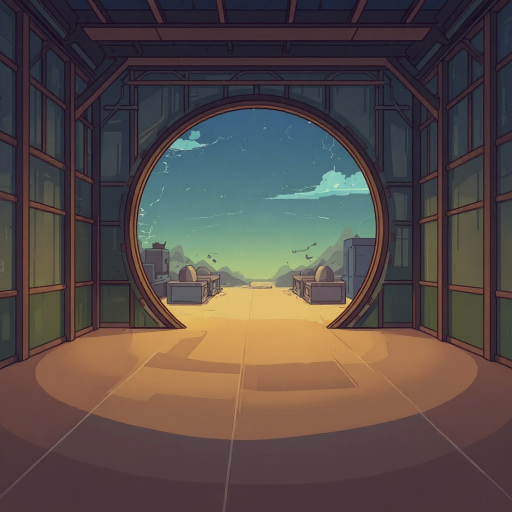
#> input picture docs/hangar/bg-empty.jpg, 1024 x 1024 px, found by its file name (shown at 1/2 size); its folder holds 6 pictures in this run
$ python build.py
#> lines starting #> are read from the running program, lines starting #| are printed output that depends on the picture
# Собирает ангар: обрезает предметы, правит перспективу, приглушает цвета под фон,
# сохраняет в public/hangar/ и делает превью двух состояний (всё сломано / всё починено).
# Запуск: python3 docs/hangar/tools/build.py
import json, numpy as np
from PIL import Image, ImageDraw, ImageFilter
H = 'docs/hangar'; OUT = 'public/hangar'
import os; os.makedirs(OUT, exist_ok=True)

# id: (файл до, файл после, {до: (x, y низа, ширина px), после: ...}, сжатие по высоте, отражение после)
# координаты — на холсте фона 1024×1024, точка = середина нижнего края предмета
ITEMS = {
  1:  ('01-before', '01-after',  dict(b=(330, 805, 230), a=(330, 800, 72)),  1, 1,   False),
  2:  ('02-before', '02-after',  dict(b=(910, 480, 130), a=(910, 480, 160)), 1, 1,   False),
  3:  ('03-before', '03-after',  dict(b=(735, 790, 230), a=(185, 715, 80)),  1, 1,   False),
  4:  ('04-before', '04-after',  dict(b=(575, 975, 115), a=(575, 975, 78)),  .7, 1,  False),
  5:  ('05-before', '05-after',  dict(b=(330, 690, 150), a=(300, 672, 62)),  1, 1,   False),
  6:  ('06-before', '06-after',  dict(b=(865, 1020, 210), a=(512, 190, 150)), 1, 1,  False),
  7:  ('07-before', '07-after',  dict(b=(860, 715, 165), a=(860, 715, 165)), 1, 1,   False),
  8:  ('08-before', '08-after',  dict(b=(232, 470, 74), a=(232, 470, 68)),   1, 1,   False),
  9:  ('09-before', '09-after',  dict(b=(330, 915, 120), a=(210, 790, 40)),  1, 1,   False),
  10: ('10-before', '10-after',  dict(b=(110, 815, 185), a=(115, 805, 118)), 1, 1,   False),
  11: ('11-before', '11-after', dict(b=(250, 990, 240), a=(215, 975, 130)), 1, 1, False),
  12: ('12-before', '12-after',  dict(b=(720, 965, 170), a=(720, 960, 120)), 1, 1,   False),
  13: ('13-before', '13-after',  dict(b=(745, 715, 85), a=(745, 715, 85)),   1, 1,   False),
}

def grade(im):
    """Приглушить цвета и подтянуть к тёплому свету ангара."""
    a = np.asarray(im, dtype=float)
    rgb = a[..., :3]; lum = rgb.mean(-1, keepdims=True)
    rgb = rgb * 0.8 + lum * 0.2                      # чуть меньше насыщенности
    rgb = rgb * np.array([1.0, 0.93, 0.84]) * 0.92   # тёплый тон, чуть темнее
    a[..., :3] = rgb
    return Image.fromarray(a.clip(0, 255).astype('uint8'), 'RGBA')

def wall_warp(im, top_slope=0.30, bottom_slope=0.17, grow=1.12):
    # Стенд на правой стене: правая сторона ближе (выше), верх и низ идут вдоль балок стены.
    W, Hh = im.size
    hR = Hh * grow; hL = hR + bottom_slope * W - top_slope * W
    yTL = top_slope * W
    outH = int(max(yTL + hL, hR)) + 2
    dst = [(0, yTL), (W, 0), (W, hR), (0, yTL + hL)]
    src = [(0, 0), (W, 0), (W, Hh), (0, Hh)]
    import numpy as _np
    A = []; B = []
    for (x, y), (u, v) in zip(dst, src):
        A += [[x, y, 1, 0, 0, 0, -u * x, -u * y], [0, 0, 0, x, y, 1, -v * x, -v * y]]; B += [u, v]
    coef = _np.linalg.solve(_np.array(A, float), _np.array(B, float))
    return im.transform((W, outH), Image.Transform.PERSPECTIVE, tuple(coef), Image.Resampling.BICUBIC)

def prep(name, squash, flip, erase=None):
    im = Image.open(f'{H}/{name}.png').convert('RGBA')
    if erase:  # стереть лишнее (угол ящика у 11-before)
        d = ImageDraw.Draw(im); d.polygon(erase, fill=(0, 0, 0, 0))
    im = im.crop(im.getchannel('A').getbbox())
    if squash != 1: im = im.resize((im.width, max(1, round(im.height * squash))), Image.Resampling.LANCZOS)
    if flip: im = im.transpose(Image.Transpose.FLIP_LEFT_RIGHT)
    if name.startswith('02-'): im = wall_warp(im); im = im.crop(im.getchannel('A').getbbox())
    return grade(im)

bg = Image.open(f'{H}/bg-empty.jpg').convert('RGB')
#> bg is the input picture: PIL image 1024x1024 RGB; mean R, G, B 86.8, 75.4, 71.3
bg.save(f'{OUT}/bg.webp', quality=86)
layout = {}
for i, (bn, an, pos, sb, sa, flip) in ITEMS.items():
    for key, name, sq, fl in (('b', bn, sb, False), ('a', an, sa, flip)):
        im = prep(name, sq, fl, erase=None)
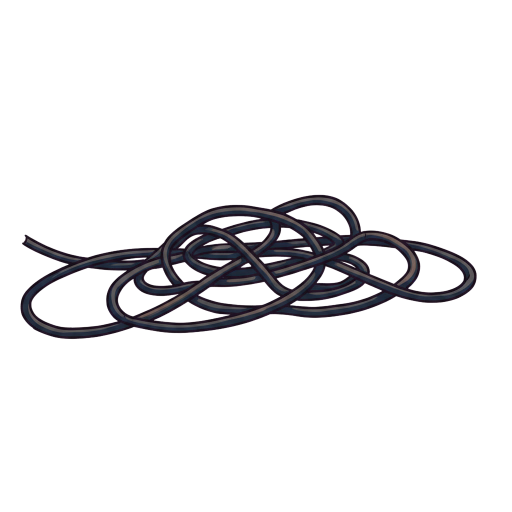
#> input picture docs/hangar/01-before.png, 1024 x 1024 px, found by its file name (shown at 1/2 size)
#> in prep, im is the input picture: PIL image 1024x1024 RGBA; mean R, G, B, A 4.5, 4, 5.4, 25
#> in prep, `im = im.crop(im.getchannel('A').getbbox())`:
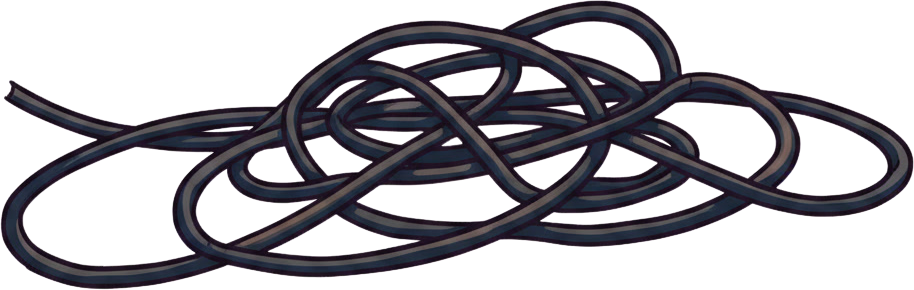
#> im: PIL image 914x290 RGBA; mean R, G, B, A 17.9, 16, 21.3, 98.8; transparent parts drawn white
#> in grade, `rgb = a[..., :3]`:
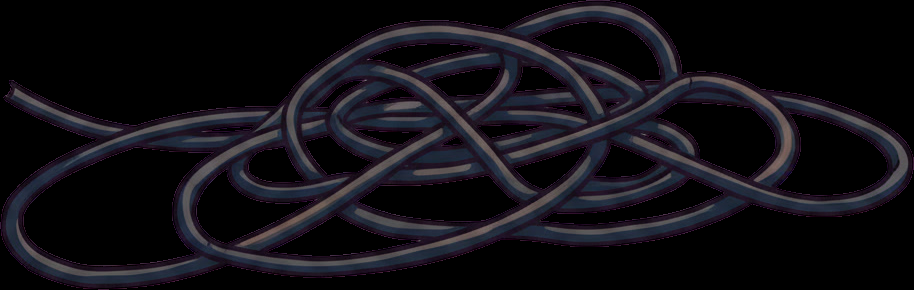
#> rgb: shape (290, 914, 3) float64; mean R, G, B 17.9, 16, 21.3
        x, y, w = pos[key]
        h = round(im.height * w / im.width)
#> h = 73
        im = im.resize((w * 2, h * 2), Image.Resampling.LANCZOS)  # ×2 — чётко на телефоне с ретиной
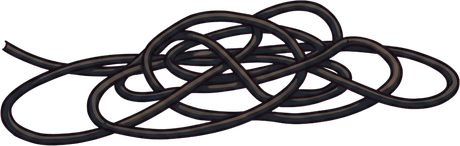
#> im: PIL image 460x146 RGBA; mean R, G, B, A 16.4, 13.7, 15.7, 98.8; transparent parts drawn white
#> (the run stopped early here; a loop or call above may not have finished)
